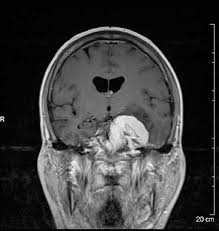
#> input picture temp_deep_image.jpg, 219 x 231 px
$ python quick_scan.py temp_deep_image.jpg
#> lines starting #> are read from the running program, lines starting #| are printed output that depends on the picture; after the words box and inside, x2 and y2 are one past the last pixel; in counts of white or black regions, pixels touching at a corner belong together
### analyze_single_image.py
import cv2
import numpy as np
from PIL import Image, ImageEnhance
import matplotlib.pyplot as plt
import os
import json
from scipy import ndimage
from sklearn.cluster import KMeans
import sys
import warnings
warnings.filterwarnings('ignore')

class SingleImageTamperingDetector:
    def __init__(self):
        self.results = {}

    def load_image(self, image_path):
        """Load image using multiple methods for robustness"""
        try:
            # Try with OpenCV
            img_cv = cv2.imread(image_path)
            if img_cv is not None:
                img_cv = cv2.cvtColor(img_cv, cv2.COLOR_BGR2RGB)

            # Try with PIL
            img_pil = Image.open(image_path)
            img_pil_array = np.array(img_pil.convert('RGB'))

            return img_cv if img_cv is not None else img_pil_array
        except Exception as e:
            print(f"Error loading image: {e}")
            return None

    def detect_copy_move_forgery(self, image):
        """Detect copy-move forgery using block matching"""
        if len(image.shape) == 3:
            gray = cv2.cvtColor(image, cv2.COLOR_RGB2GRAY)
        else:
            gray = image.copy()

        height, width = gray.shape
        block_size = 16
        threshold = 0.95

        matches = []
        blocks = {}

        # Extract overlapping blocks
        for i in range(0, height - block_size, 4):
            for j in range(0, width - block_size, 4):
                block = gray[i:i+block_size, j:j+block_size]
                block_hash = hash(block.tobytes())

                if block_hash in blocks:
                    # Calculate correlation
                    existing_block, (ex_i, ex_j) = blocks[block_hash]
                    correlation = cv2.matchTemplate(block, existing_block, cv2.TM_CCOEFF_NORMED)[0,0]

                    if correlation > threshold and abs(i - ex_i) > block_size and abs(j - ex_j) > block_size:
                        matches.append(((i, j), (ex_i, ex_j), correlation))
                else:
                    blocks[block_hash] = (block, (i, j))

        confidence = min(len(matches) * 0.1, 1.0) if matches else 0.0
        return matches, confidence

    def analyze_noise_patterns(self, image):
        """Analyze noise distribution for tampering detection"""
        if len(image.shape) == 3:
            gray = cv2.cvtColor(image, cv2.COLOR_RGB2GRAY)
        else:
            gray = image.copy()

        # Apply high-pass filter to extract noise
        kernel = np.array([[-1, -1, -1], [-1, 8, -1], [-1, -1, -1]])
        noise = cv2.filter2D(gray, -1, kernel)

        # Divide image into blocks and analyze noise variance
        block_size = 32
        height, width = gray.shape
        variances = []
        positions = []

        for i in range(0, height - block_size, block_size):
            for j in range(0, width - block_size, block_size):
                block_noise = noise[i:i+block_size, j:j+block_size]
                var = np.var(block_noise)
                variances.append(var)
                positions.append((i, j))

        if len(variances) > 0:
            variances = np.array(variances)
            mean_var = np.mean(variances)
            std_var = np.std(variances)

            # Find outliers (potential tampered regions)
            outliers = []
            for i, var in enumerate(variances):
                if abs(var - mean_var) > 2 * std_var:
                    outliers.append((positions[i], var))

            confidence = min(len(outliers) * 0.05, 1.0) if outliers else 0.0
            return outliers, confidence

        return [], 0.0

    def detect_jpeg_compression_artifacts(self, image):
        """Detect inconsistent JPEG compression artifacts"""
        if len(image.shape) == 3:
            gray = cv2.cvtColor(image, cv2.COLOR_RGB2GRAY)
        else:
            gray = image.copy()

        # Apply DCT to 8x8 blocks (JPEG compression units)
        height, width = gray.shape
        artifacts = []

        for i in range(0, height - 8, 8):
            for j in range(0, width - 8, 8):
                block = gray[i:i+8, j:j+8].astype(np.float32)
                dct_block = cv2.dct(block)

                # Analyze high-frequency components
                high_freq = np.sum(np.abs(dct_block[4:, 4:]))
                artifacts.append((i, j, high_freq))

        if artifacts:
            artifact_values = [a[2] for a in artifacts]
            mean_artifact = np.mean(artifact_values)
            std_artifact = np.std(artifact_values)

            suspicious_blocks = []
            for i, j, val in artifacts:
                if abs(val - mean_artifact) > 2 * std_artifact:
                    suspicious_blocks.append((i, j, val))

            confidence = min(len(suspicious_blocks) * 0.03, 1.0)
            return suspicious_blocks, confidence

        return [], 0.0

    def analyze_lighting_consistency(self, image):
        """Analyze lighting inconsistencies"""
        if len(image.shape) != 3:
            return [], 0.0

        # Convert to LAB color space for better lighting analysis
        lab = cv2.cvtColor(image, cv2.COLOR_RGB2LAB)
        l_channel = lab[:, :, 0]

        # Divide image into regions and analyze brightness
        height, width = l_channel.shape
        region_size = 50
        regions = []

        for i in range(0, height - region_size, region_size):
            for j in range(0, width - region_size, region_size):
                region = l_channel[i:i+region_size, j:j+region_size]
                mean_brightness = np.mean(region)
                std_brightness = np.std(region)
                regions.append((i, j, mean_brightness, std_brightness))

        if regions:
            brightnesses = [r[2] for r in regions]
            overall_mean = np.mean(brightnesses)
            overall_std = np.std(brightnesses)

            inconsistent_regions = []
            for i, j, brightness, std_bright in regions:
                if abs(brightness - overall_mean) > 2 * overall_std:
                    inconsistent_regions.append((i, j, brightness))

            confidence = min(len(inconsistent_regions) * 0.04, 1.0)
            return inconsistent_regions, confidence

        return [], 0.0

    def detect_edge_artifacts(self, image):
        """Detect edge artifacts that might indicate splicing"""
        if len(image.shape) == 3:
            gray = cv2.cvtColor(image, cv2.COLOR_RGB2GRAY)
        else:
            gray = image.copy()

        # Apply edge detection
        edges = cv2.Canny(gray, 50, 150)

        # Find contours
        contours, _ = cv2.findContours(edges, cv2.RETR_EXTERNAL, cv2.CHAIN_APPROX_SIMPLE)

        suspicious_edges = []
        for contour in contours:
            # Analyze contour properties
            area = cv2.contourArea(contour)
            perimeter = cv2.arcLength(contour, True)

            if area > 100 and perimeter > 50:
                # Calculate circularity (suspicious if too perfect)
                circularity = 4 * np.pi * area / (perimeter * perimeter)

                # Calculate moments for further analysis
                M = cv2.moments(contour)
                if M["m00"] != 0:
                    cx = int(M["m10"] / M["m00"])
                    cy = int(M["m01"] / M["m00"])

                    if circularity > 0.8 or area > 5000:  # Suspicious thresholds
                        suspicious_edges.append((cx, cy, area, circularity))

        confidence = min(len(suspicious_edges) * 0.1, 1.0)
        return suspicious_edges, confidence

    def analyze_image(self, image_path):
        """Main analysis function for single image"""
        print(f"🔍 Analyzing image: {os.path.basename(image_path)}")

        image = self.load_image(image_path)
        if image is None:
            return {"error": "Could not load image"}

        results = {
            "image_path": image_path,
            "image_name": os.path.basename(image_path),
            "image_shape": list(image.shape),
            "analysis": {}
        }

        # Run all detection methods
        print("🔍 Detecting copy-move forgery...")
        copy_move_matches, cm_confidence = self.detect_copy_move_forgery(image)
        results["analysis"]["copy_move"] = {
            "matches": len(copy_move_matches),
            "confidence": float(cm_confidence),
            "description": "Detects duplicated regions within the image"
        }

        print("🔊 Analyzing noise patterns...")
        noise_outliers, noise_confidence = self.analyze_noise_patterns(image)
        results["analysis"]["noise_analysis"] = {
            "outliers": len(noise_outliers),
            "confidence": float(noise_confidence),
            "description": "Identifies inconsistent noise distributions"
        }

        print("📸 Detecting JPEG artifacts...")
        jpeg_artifacts, jpeg_confidence = self.detect_jpeg_compression_artifacts(image)
        results["analysis"]["jpeg_artifacts"] = {
            "suspicious_blocks": len(jpeg_artifacts),
            "confidence": float(jpeg_confidence),
            "description": "Analyzes compression inconsistencies"
        }

        print("💡 Analyzing lighting consistency...")
        lighting_issues, lighting_confidence = self.analyze_lighting_consistency(image)
        results["analysis"]["lighting"] = {
            "inconsistent_regions": len(lighting_issues),
            "confidence": float(lighting_confidence),
            "description": "Detects unnatural lighting variations"
        }

        print("🔍 Detecting edge artifacts...")
        edge_artifacts, edge_confidence = self.detect_edge_artifacts(image)
        results["analysis"]["edge_artifacts"] = {
            "suspicious_edges": len(edge_artifacts),
            "confidence": float(edge_confidence),
            "description": "Identifies suspicious edge patterns from splicing"
        }

        # Calculate overall tampering confidence
        confidences = [cm_confidence, noise_confidence, jpeg_confidence,
                      lighting_confidence, edge_confidence]
        overall_confidence = np.mean(confidences)

        results["overall_assessment"] = {
            "tampering_confidence": round(float(overall_confidence), 3),
            "likely_tampered": bool(overall_confidence > 0.3),
            "severity": "High" if overall_confidence > 0.7 else "Medium" if overall_confidence > 0.3 else "Low"
        }

        # Add interpretation
        if overall_confidence > 0.7:
            interpretation = "🚨 HIGH likelihood of tampering detected! Multiple detection methods show strong evidence of manipulation."
        elif overall_confidence > 0.3:
            interpretation = "⚠️ MEDIUM likelihood of tampering detected. Some suspicious patterns found, requires closer inspection."
        else:
            interpretation = "✅ LOW likelihood of tampering. Image appears authentic or contains minimal suspicious patterns."

        results["interpretation"] = interpretation

        return results

# [76 lines left out: function main, not called in this run]

# [2 lines that do not run on import are left out]

### quick_scan.py
#!/usr/bin/env python3
"""
🚀 QUICK SCAN - Fast Image Tampering Detection
Simple drag-and-drop style detection with fun visual feedback
"""

import os
import sys
import time
import random
from analyze_single_image import SingleImageTamperingDetector

class QuickScanner:
    def __init__(self):
        self.detector = SingleImageTamperingDetector()
        self.scanning_emojis = ["🔍", "🕵️", "🔎", "👁️", "🤖", "⚡", "🎯"]
        self.result_emojis = {
            "authentic": ["✅", "😇", "👍", "🟢", "💚"],
            "suspicious": ["⚠️", "🤔", "🟡", "🔍", "👀"],
            "tampered": ["🚨", "😱", "❌", "🔴", "💀"]
        }

    def animate_scanning(self, duration=3):
        """Fun scanning animation"""
        print("\n" + "="*50)
        print("🚀 QUICK SCAN IN PROGRESS...")
        print("="*50)

        for i in range(duration * 4):
            emoji = random.choice(self.scanning_emojis)
            dots = "." * ((i % 3) + 1)
            print(f"\r{emoji} Analyzing{dots}   ", end="", flush=True)
            time.sleep(0.25)

        print("\r🎉 Analysis Complete!     ")

    def get_fun_verdict(self, confidence, likely_tampered):
        """Generate fun verdict messages"""
        if not likely_tampered:
            emoji = random.choice(self.result_emojis["authentic"])
            messages = [
                "This image looks legit! 📸",
                "Clean as a whistle! 🎵",
                "Authentic vibes detected! ✨",
                "No funny business here! 😊",
                "Original content confirmed! 🌟"
            ]
        elif confidence < 0.5:
            emoji = random.choice(self.result_emojis["suspicious"])
            messages = [
                "Hmm, something's a bit fishy... 🐟",
                "My spider senses are tingling! 🕷️",
                "Looks suspicious, but not sure... 🤷",
                "Might want to double-check this one! 🔍",
                "Gray area detected! 🌫️"
            ]
        else:
            emoji = random.choice(self.result_emojis["tampered"])
            messages = [
                "BUSTED! Someone's been busy! 🚔",
                "Tampering detected! Red alert! 🚨",
                "This image has been doctored! 💊",
                "Fake news alert! 📰",
                "Photo manipulation confirmed! 🎭"
            ]

        return f"{emoji} {random.choice(messages)}"

    def quick_scan(self, image_path):
        """Perform quick scan with fun interface"""
        if not os.path.exists(image_path):
            print("❌ Oops! Can't find that image file!")
            return

        # Fun scanning animation
        self.animate_scanning()

        # Actual analysis
        print("\n🔬 Running AI detection algorithms...")
        results = self.detector.analyze_image(image_path)

        # Fun results display
        confidence = results['overall_assessment']['tampering_confidence']
        likely_tampered = results['overall_assessment']['likely_tampered']

        print("\n" + "🎯 QUICK SCAN RESULTS 🎯".center(50))
        print("="*50)

        # Fun verdict
        verdict = self.get_fun_verdict(confidence, likely_tampered)
        print(f"\n{verdict}")

        # Simple confidence bar
        print(f"\n📊 Confidence: {confidence:.1%}")
        bar_length = 20
        filled = int(bar_length * confidence)
        bar = "█" * filled + "░" * (bar_length - filled)

        if confidence < 0.3:
            color = "🟢"
        elif confidence < 0.7:
            color = "🟡"
        else:
            color = "🔴"

        print(f"{color} [{bar}] {confidence:.1%}")

        # Top detection methods
        print(f"\n🔍 Top Detections:")
        analysis = results['analysis']
        sorted_methods = sorted(analysis.items(), key=lambda x: x[1]['confidence'], reverse=True)

        for i, (method, data) in enumerate(sorted_methods[:3]):
            method_name = method.replace('_', ' ').title()
            conf = data['confidence']
            if conf > 0.5:
                icon = "🚨"
            elif conf > 0.3:
                icon = "⚠️"
            else:
                icon = "✅"
            print(f"  {i+1}. {icon} {method_name}: {conf:.1%}")

        print("\n" + "="*50)
        print("🎉 Quick scan complete! Have a great day! 🌟")
        print("="*50)

def main():
    print("🚀 QUICK SCAN - Simple Image Tampering Detection")
    print("Just drag and drop, or type the path!")
    print("-" * 50)

    scanner = QuickScanner()

    if len(sys.argv) > 1:
        # Command line usage
        image_path = sys.argv[1]
        scanner.quick_scan(image_path)
#> in load_image, img_cv is the input picture: shape (231, 219, 3); min 0, max 255, mean 60
#> after the loop in detect_copy_move_forgery, `for i in range(0, height - block_size, 4):`: blocks = 2660 items; matches = 22 items
#> in detect_copy_move_forgery, `confidence = min(len(matches) * 0.1, 1.0) if matches else 0.0`: confidence = 1
#> in analyze_image, `copy_move_matches, cm_confidence = self.detect_copy_move_forgery(image)`: copy_move_matches = 22 items; cm_confidence = 1
#> in analyze_noise_patterns, `noise = cv2.filter2D(gray, -1, kernel)`:
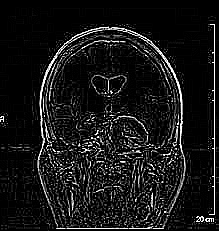
#> noise: shape (231, 219); min 0, max 255, mean 23.5
#> after the loop in analyze_noise_patterns, `for i in range(0, height - block_size, block_size):`:
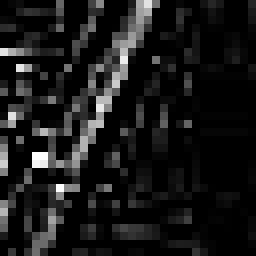
#> block_noise: shape (32, 32) (shown 8 times larger); min 0, max 255, mean 24.8
#> after the loop in analyze_noise_patterns, `for i in range(0, height - block_size, block_size):`: positions = 42 pairs, first value 0 to 192, second value 0 to 160; variances = 42 values, max 5707 at index 25, min 2.02 at index 5, mean 2527.7
#> in analyze_noise_patterns, `mean_var = np.mean(variances)`: mean_var = 2527.7
#> in analyze_noise_patterns, `std_var = np.std(variances)`: std_var = 1829.9
#> the loop in analyze_noise_patterns, `for i, var in enumerate(variances):` made 42 passes
#> var on passes 1 to 12: 2.71, 3.76, 993.1, 3447.2, 403, 2.02, 4.25, 3002.8, 4859, 2273, 4843.5, 2011.9
#> after the loop in analyze_noise_patterns, `for i, var in enumerate(variances):`: outliers = []
#> in analyze_noise_patterns, `confidence = min(len(outliers) * 0.05, 1.0) if outliers else 0.0`: confidence = 0
#> in analyze_image, `noise_outliers, noise_confidence = self.analyze_noise_patterns(image)`: noise_outliers = []; noise_confidence = 0
#> after the loop in detect_jpeg_compression_artifacts, `for i in range(0, height - 8, 8):`: artifacts = 756 items, first 6: (0, 0, 0), (0, 8, 0), (0, 16, 0), (0, 24, 0), (0, 32, 0), (0, 40, 0)
#> in detect_jpeg_compression_artifacts, `artifact_values = [a[2] for a in artifacts]`: artifact_values = 756 values, max 641.9 at index 753, min 0 at index 0, mean 13.69
#> in detect_jpeg_compression_artifacts, `mean_artifact = np.mean(artifact_values)`: mean_artifact = 13.69
#> in detect_jpeg_compression_artifacts, `std_artifact = np.std(artifact_values)`: std_artifact = 39.78
#> the loop in detect_jpeg_compression_artifacts, `for i, j, val in artifacts:` made 756 passes
#> after the loop in detect_jpeg_compression_artifacts, `for i, j, val in artifacts:`: suspicious_blocks = 24 items, first 6: (40, 56, 163.5), (40, 64, 216.6), (40, 144, 191.7), (40, 152, 175.6), (48, 56, 252.8), (48, 64, 105.6)
#> in detect_jpeg_compression_artifacts, `confidence = min(len(suspicious_blocks) * 0.03, 1.0)`: confidence = 0.72
#> in analyze_image, `jpeg_artifacts, jpeg_confidence = self.detect_jpeg_compression_artifac..`: jpeg_artifacts has the same summary as suspicious_blocks in detect_jpeg_compression_artifacts
#> in analyze_lighting_consistency, `lab = cv2.cvtColor(image, cv2.COLOR_RGB2LAB)`: lab: shape (231, 219, 3); mean of channels 0, 1, 2 62.7, 128, 128
#> after the loop in analyze_lighting_consistency, `for i in range(0, height - region_size, region_size):`:
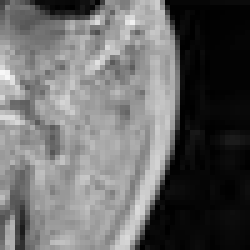
#> region: shape (50, 50) (shown 5 times larger); min 0, max 247, mean 102.9
#> after the loop in analyze_lighting_consistency, `for i in range(0, height - region_size, region_size):`: regions = 16 items, first 6: (0, 0, 1.55, 0.815), (0, 50, 24.18, 48.57), (0, 100, 33.39, 50.19), (0, 150, 5.18, 21.82), (50, 0, 16.72, 45.12), (50, 50, 91.48, 32.31)
#> in analyze_lighting_consistency, `brightnesses = [r[2] for r in regions]`: brightnesses = [1.55, 24.18, 33.39, 5.18, 16.72, 91.48, 86.36, 50.91, 34.82, 97.6, 143.3, 68.83, 39.13, 138.8, 138.1, 102.9]
#> in analyze_lighting_consistency, `overall_mean = np.mean(brightnesses)`: overall_mean = 67.07
#> in analyze_lighting_consistency, `overall_std = np.std(brightnesses)`: overall_std = 46.7
#> the loop in analyze_lighting_consistency, `for i, j, brightness, std_bright in regions:` made 16 passes
#> (i, j, brightness, std_bright) on passes 2 to 13: (0, 50, 24.18, 48.57), (0, 100, 33.39, 50.19), (0, 150, 5.18, 21.82), (50, 0, 16.72, 45.12), (50, 50, 91.48, 32.31), (50, 100, 86.36, 32.68), (50, 150, 50.91, 57.52), (100, 0, 34.82, 61.91), (100, 50, 97.6, 35.8), (100, 100, 143.3, 56.82), (100, 150, 68.83, 58.27), (150, 0, 39.13, 63.79)
#> (j, brightness, std_bright) on pass 1: (0, 1.55, 0.815)
#> after the loop in analyze_lighting_consistency, `for i, j, brightness, std_bright in regions:`: inconsistent_regions = []
#> in analyze_lighting_consistency, `confidence = min(len(inconsistent_regions) * 0.04, 1.0)`: confidence = 0
#> in analyze_image, `lighting_issues, lighting_confidence = self.analyze_lighting_consisten..`: lighting_issues = []; lighting_confidence = 0
#> in detect_edge_artifacts, `edges = cv2.Canny(gray, 50, 150)`:
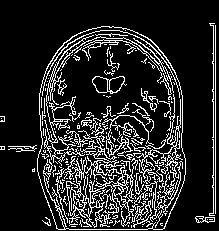
#> edges: shape (231, 219); 15.6% white in thin lines or dots, all inside (x1, y1, x2, y2) = (0, 23, 216, 230)
#> in detect_edge_artifacts, `contours, _ = cv2.findContours(edges, cv2.RETR_EXTERNAL, cv2.CHAIN_APP..`: contours = 11 contours, 9 with area under 20; largest, box (x1, y1, x2, y2) and area: (37, 26, 186, 230) 25774, (195, 216, 215, 223) 78
#> the loop in detect_edge_artifacts, `for contour in contours:` made 11 passes
#> (area, perimeter, circularity, cx, cy) on pass 9: (25773.5, 629.9, 0.816, 110, 132)
#> (area, perimeter) on pass 2: (78.5, 56.38)
#> after the loop in detect_edge_artifacts, `for contour in contours:`: suspicious_edges = [(110, 132, 25773.5, 0.816)]
#> in detect_edge_artifacts, `confidence = min(len(suspicious_edges) * 0.1, 1.0)`: confidence = 0.1
#> in analyze_image, `edge_artifacts, edge_confidence = self.detect_edge_artifacts(image)`: edge_artifacts = [(110, 132, 25773.5, 0.816)]; edge_confidence = 0.1
#> in analyze_image, `confidences = [cm_confidence, noise_confidence, jpeg_confidence, light..`: confidences = [1, 0, 0.72, 0, 0.1]
#> in analyze_image, `overall_confidence = np.mean(confidences)`: overall_confidence = 0.364
#> in quick_scan, `results = self.detector.analyze_image(image_path)`: results = 6 items
#> in quick_scan, `confidence = results['overall_assessment']['tampering_confidence']`: confidence = 0.364
#> in quick_scan, `likely_tampered = results['overall_assessment']['likely_tampered']`: likely_tampered = True
#> in quick_scan, `verdict = self.get_fun_verdict(confidence, likely_tampered)`: verdict = '🔍 Looks suspicious, but not sure... 🤷'
#> (printed output is left out)
#| 📊 Confidence: 36.4%
#> in quick_scan, `filled = int(bar_length * confidence)`: filled = 7
#> in quick_scan, `bar = "█" * filled + "░" * (bar_length - filled)`: bar = '███████░░░░░░░░░░░░░'
#| 🟡 [███████░░░░░░░░░░░░░] 36.4%
#> in quick_scan, `analysis = results['analysis']`: analysis = 5 items
#> the loop in quick_scan, `for i, (method, data) in enumerate(sorted_methods[:3]):` made 3 passes
#> (method, method_name, conf, icon) on passes 1 to 3: ('copy_move', 'Copy Move', 1, '🚨'), ('jpeg_artifacts', 'Jpeg Artifacts', 0.72, '🚨'), ('edge_artifacts', 'Edge Artifacts', 0.1, '✅')
#|   1. 🚨 Copy Move: 100.0%
#|   2. 🚨 Jpeg Artifacts: 72.0%
#|   3. ✅ Edge Artifacts: 10.0%
    else:
        # Interactive mode
        print("\n📁 Enter image path (or drag & drop file here):")
        image_path = input("➤ ").strip().strip('"').strip("'")

        if image_path:
            scanner.quick_scan(image_path)
        else:
            print("❌ No image provided. Try again!")

if __name__ == "__main__":
    main()
